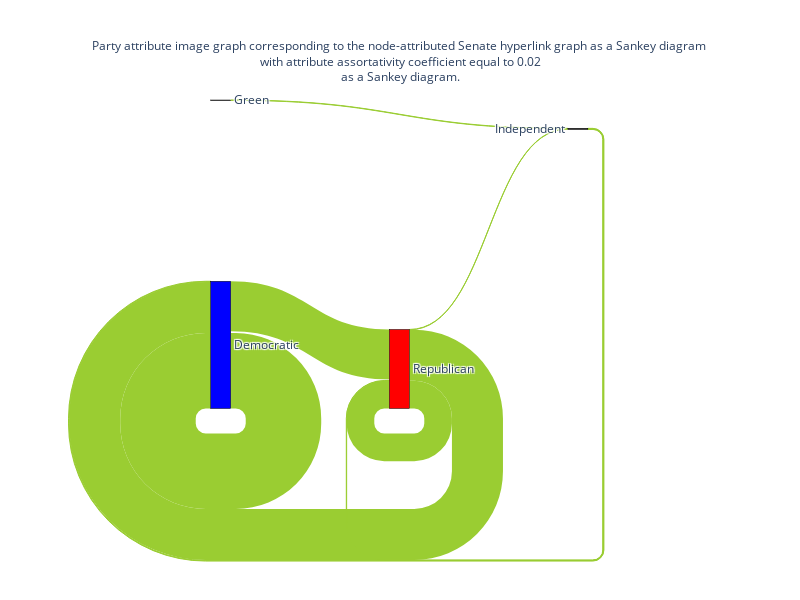

Notebook source saved alongside this figure:
### Code cell
# Extract data
nodes = list(AG_party.nodes)
node_indices = {node: i for i, node in enumerate(nodes)}
links = []

for u, v, data in AG_party.edges(data=True):
    links.append({
        'source': node_indices[u],
        'target': node_indices[v],
        'value': data['weight']
    })

# Define custom colors for nodes and links
node_colors = ["green","yellow","blue","red"]
link_colors = ["yellowgreen"]*len(AG_party.edges)

width=800
height=600
pad=100
ti3S=f"Party attribute image graph corresponding to the node-attributed Senate hyperlink graph as a Sankey diagram <br>with attribute assortativity coefficient equal to {aac:.2f}<br>as a Sankey diagram."

fig = go.Figure(data=[go.Sankey(
    node=dict(
        pad=100,
        thickness=20,
        line=dict(color="black", width=0.5),
        label=nodes,
        color=node_colors
    ),
    link=dict(
        source=[link['source'] for link in links],
        target=[link['target'] for link in links],
        value=[link['value'] for link in links],
        color=link_colors
    )
)], layout=dict(
    title=dict(text=ti3S, x=0.5, font=dict(size=12)),
    width=width,  # Adjust as needed
    height=height  # Adjust as needed
))

fig.write_html("output_graphs/senate_party_sankey_diagram.html")
fig.show()

### Figure 1 — Plotly figure (JSON) as saved in the notebook; plotly's stock layout.template omitted (floating-point values rounded to 4 significant figures)
{"data": [{"link": {"color": ["yellowgreen", "yellowgreen", "yellowgreen", "yellowgreen", "yellowgreen", "yellowgreen", "yellowgreen", "yellowgreen"], "source": [2, 2, 3, 3, 3, 5, 20, 20], "target": [3, 2, 2, 3, 20, 20, 2, 3], "value": [141, 213, 144, 78, 1, 1, 2, 1]}, "node": {"color": ["green", "yellow", "blue", "red"], "label": ["American Independent Party of California", "No party preference", "Democratic", "Republican", "Independent American Party of Utah", "Green", "Vienmerisce Veittemeignzce USA", "Progressive Party", "No Party Affiliation", "Socialist Equality Party", "Independent American Party", "Unenrolled", "American Independent Party", "Workers Party", "Independence-Alliance Party of Minnesota", "Legal Marijuana Now Party", "Constitution Party", "Nonpartisan", "One Earth Party", "Libertarian", "Independent", "No Political Party", "Wisdom People Party"], "line": {"color": "black", "width": 0.5}, "pad": 100, "thickness": 20}, "type": "sankey"}], "layout": {"height": 600, "title": {"font": {"size": 12}, "text": "Party attribute image graph corresponding to the node-attributed Senate hyperlink graph as a Sankey diagram <br>with attribute assortativity coefficient equal to 0.02<br>as a Sankey diagram.", "x": 0.5}, "width": 800}}
